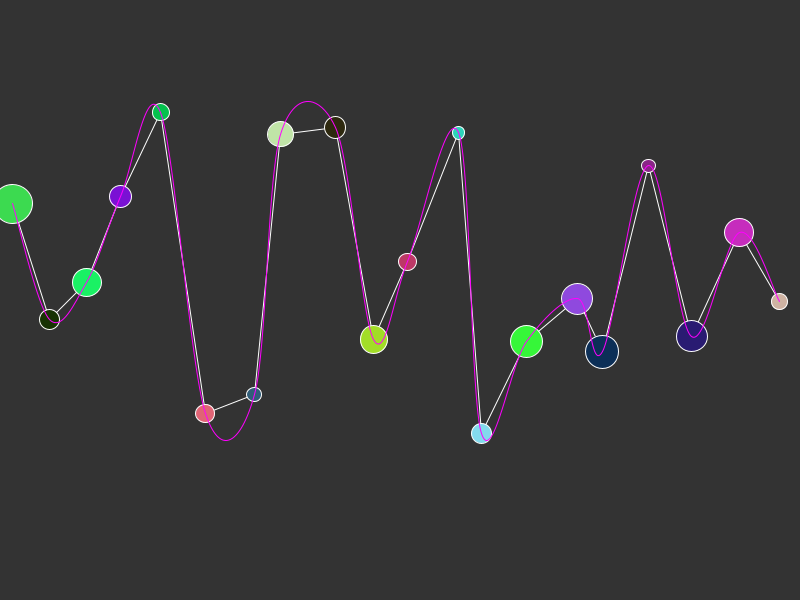
Frame 1 (no input)
Frame 60 (the mouse pressed at the canvas centre just before this capture): identical to frame 1, image omitted
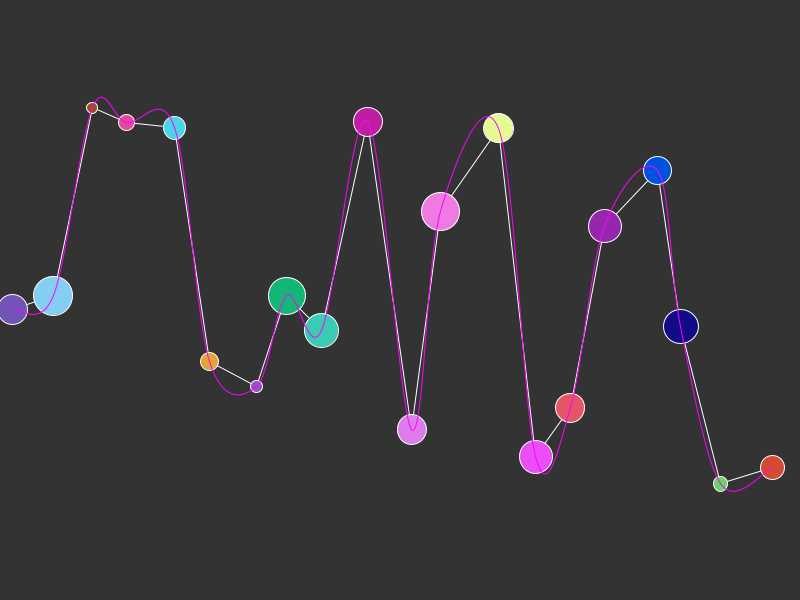
Frame 120 (the mouse held since frame 60 and released just before this capture)

The Processing sketch that drew these frames (run headless with seeded random() and noise(); from frame 60 on, the mouse is pressed at the canvas centre):

// Processing sketch: bit2atom_170623a
// ── bit2atom_170623a.pde
int sampleSize = 20;
PVector[] location = new PVector[sampleSize];
float[] radius = new float[sampleSize];
color[] sampleColor = new color[sampleSize];

void setup() {
    size(800, 600);
    init();
}

void init() {
    generateData();
}

void draw() {
    background(51);
    drawLines();
}

//generate raw dataset for future use
void generateData() {
    for (int i = 0; i < sampleSize; i ++) {
        location[i] = new PVector((width/sampleSize)*i +random(20), random(100, 500)); //location: x value and y value
        radius[i] = random(5, 20); //radiu values of each sample data
        sampleColor[i] = color(random(255), random(255), random(255)); //colors of each sample data
    }
}

void drawLines() {
    //draw folding lines
    for (int i = 0; i < sampleSize-1; i ++) {
        stroke(255);
        line(location[i].x, location[i].y, location[i+1].x, location[i+1].y);
    }
    
    //draw ellipses
    for (int i = 0; i < sampleSize; i ++) {
        fill(sampleColor[i]);
        ellipse(location[i].x, location[i].y, radius[i]*2, radius[i]*2);
    }
    
    //draw curve chain
    beginShape();
    curveVertex(location[0].x, location[0].y);
    for (int i = 0; i < sampleSize; i ++) {
        stroke(255, 0, 255);
        noFill();
        curveVertex(location[i].x, location[i].y);
    }
    curveVertex(location[sampleSize-1].x, location[sampleSize-1].y);
    endShape();
}

//reset raw dataset
void mousePressed() {
    init();
}
